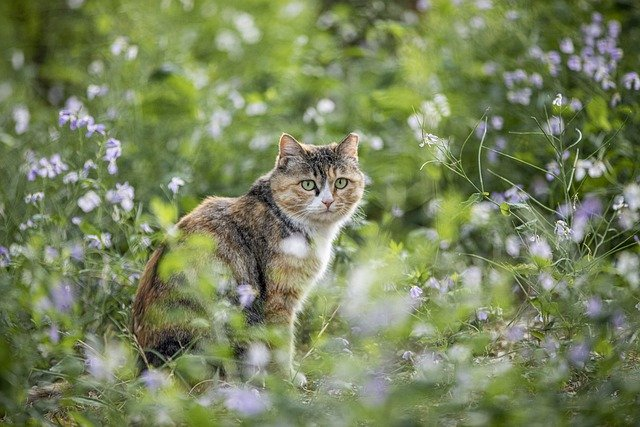
#> input picture openCv1/img.jpg, 640 x 427 px
$ jupyter execute imageProcessing.ipynb
#> lines starting #> are read from the running program, lines starting #| are printed output that depends on the picture
[cell 1]
import cv2
img = cv2.imread('img.jpg') # 해당 경로의 파일 읽어오기
#> img is the input picture: shape (427, 640, 3); mean B, G, R 90.7, 130.9, 119.4
cv2.imshow('img', img) # img 라는 이름의 창에 img를 표시
key = cv2.waitKey(5000) # 지정된 시간 동안 사용자 키 입력 대기, 0ms 대기, 5000ms 대기 (5초 대기)
#> (key Esc is pressed here)
print(key) # A키 누르기 -> ASCII 코드 출력 (특정 행동을 코딩 가능)
cv2.destroyAllWindows() # 모든 창 닫기

# 이미지 출력의 3가지 옵션

# 1. 읽기 옵션
# 1) cv2.IMREAD_COLOR : 컬러 이미지 가져오기. 투명 영역은 무시 (기본값)
# 2) cv2.IMREAD_GRAYSCALE : 흑백 이미지 가져오기.
# 3) cv2.IMREAD_UNCHANGED : 투명 영역까지 포함

# ctrl + shift + ` -> 가상환경 실행

[cell 2]
import cv2
img_color = cv2.imread('img.jpg', cv2.IMREAD_COLOR)
img_gray = cv2.imread('img.jpg', cv2.IMREAD_GRAYSCALE)
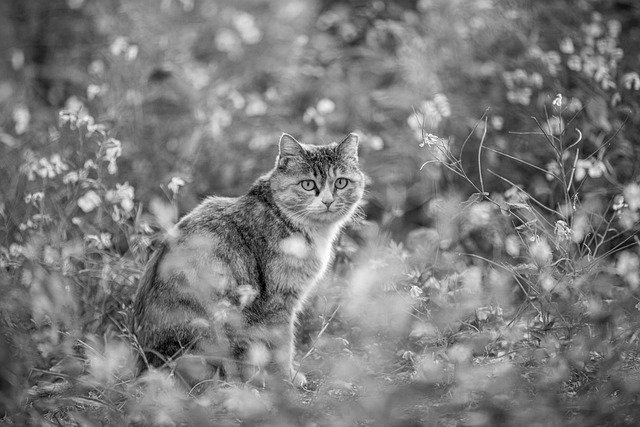
#> img_gray: shape (427, 640); min 0, max 255, mean 122.8
img_unchanged = cv2.imread('img.jpg', cv2.IMREAD_UNCHANGED)

cv2.imshow('img', img_color)
cv2.imshow('img_gray', img_gray)
cv2.imshow('img_unchanged', img_unchanged)

cv2.waitKey(0)
cv2.destroyAllWindows()

[cell 3]
# Shape
# 이미지의 height, width, channel 정보

import cv2
img = cv2.imread('img.jpg')
img.shape # height, width, channel
#> Out = (427, 640, 3)
